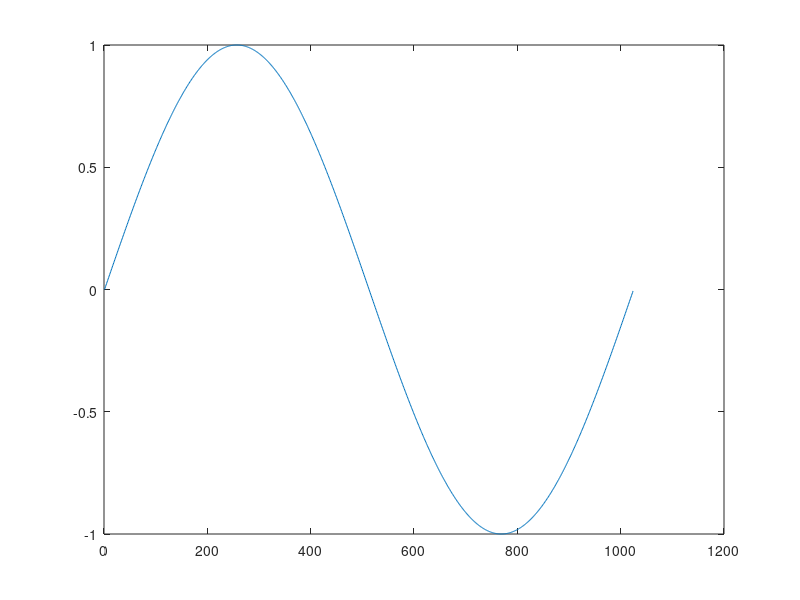
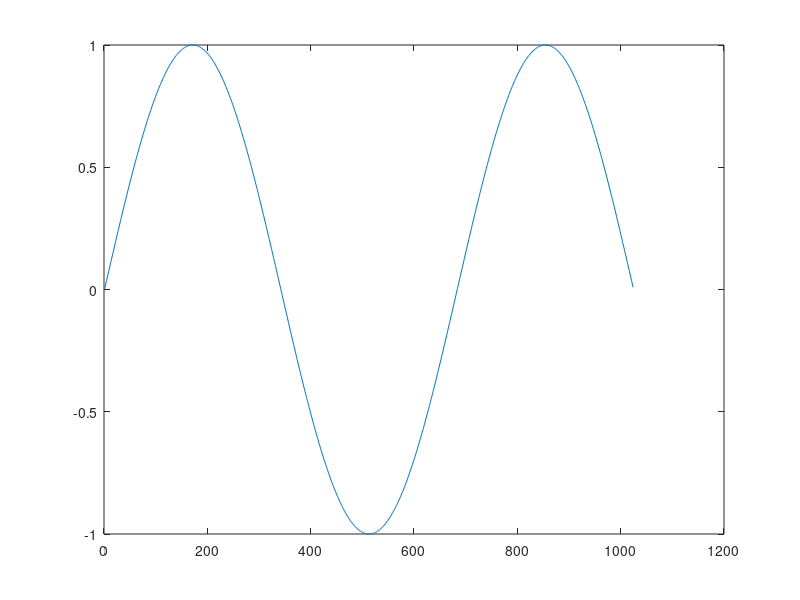
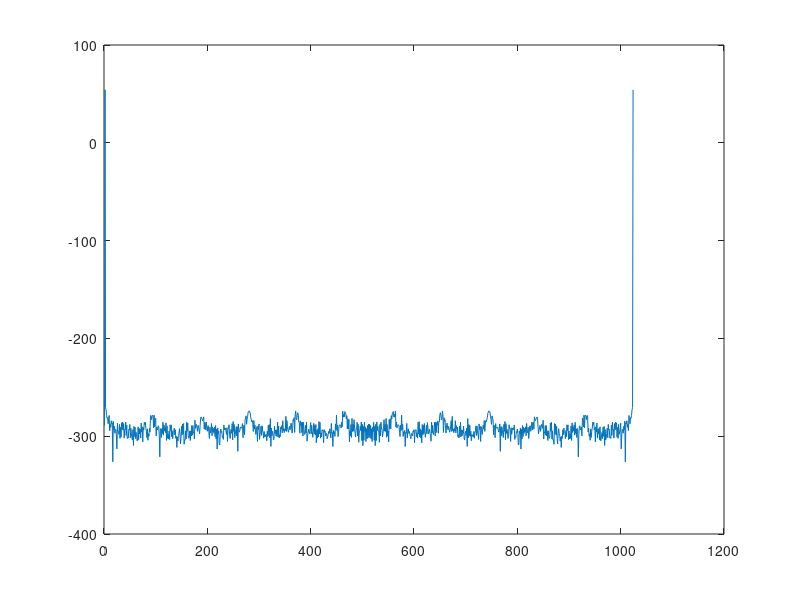
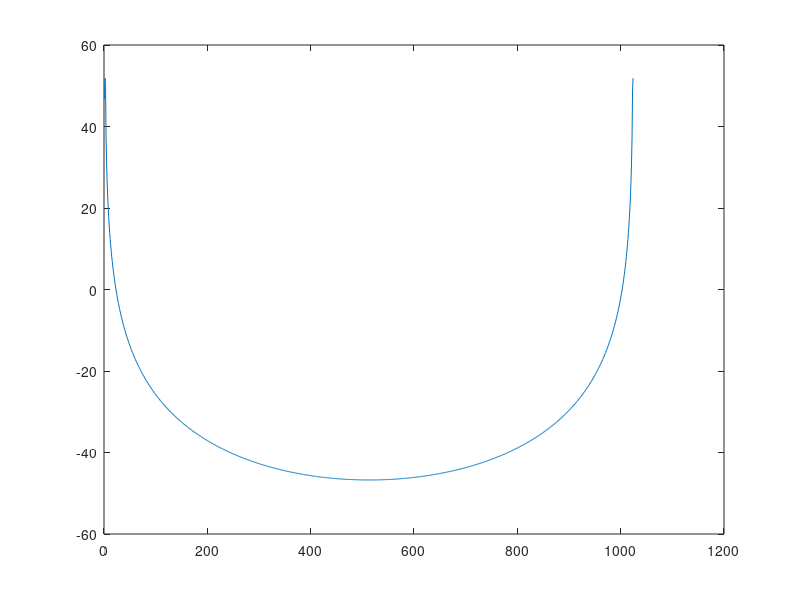

Write the MATLAB code that produced these figures, in order.
close all; clear all; clc;
t=0:2*pi/1024:(4*pi-2*pi/1024);
t1=linspace(0,2*pi-2*pi/1024,1024);
plot(sin(t1));
figure
plot(sin(1.5*t1))
s1=fft(sin(t1));
s2=fft(sin(1.5*t1));
figure
plot((mag2db(abs(s1))));
figure
plot((mag2db(abs(s2))));
